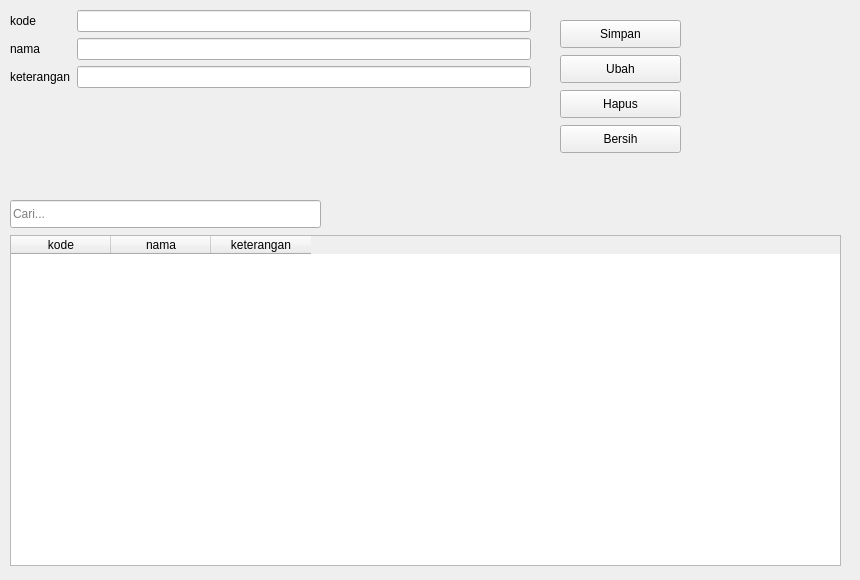
<?xml version="1.0" encoding="UTF-8"?>
<ui version="4.0">
 <class>FormJenis</class>
 <widget class="QWidget" name="FormJenis">
  <property name="geometry"><rect><x>0</x><y>0</y><width>860</width><height>580</height></rect></property>
  <property name="windowTitle"><string>Form Jenis</string></property>
  <widget class="QWidget" name="formLayoutWidget">
   <property name="geometry"><rect><x>10</x><y>10</y><width>521</width><height>175</height></rect></property>
   <layout class="QFormLayout" name="formLayout">
    <item row="0" column="0"><widget class="QLabel" name="lbl_kode"><property name="text"><string>kode</string></property></widget></item>
    <item row="0" column="1"><widget class="QLineEdit" name="edit_kode"/></item>
    <item row="1" column="0"><widget class="QLabel" name="lbl_nama"><property name="text"><string>nama</string></property></widget></item>
    <item row="1" column="1"><widget class="QLineEdit" name="edit_nama"/></item>
    <item row="2" column="0"><widget class="QLabel" name="lbl_keterangan"><property name="text"><string>keterangan</string></property></widget></item>
    <item row="2" column="1"><widget class="QLineEdit" name="edit_keterangan"/></item>
   </layout>
  </widget>
  <widget class="QPushButton" name="btnSimpan"><property name="geometry"><rect><x>560</x><y>20</y><width>121</width><height>28</height></rect></property><property name="text"><string>Simpan</string></property></widget>
  <widget class="QPushButton" name="btnUbah"><property name="geometry"><rect><x>560</x><y>55</y><width>121</width><height>28</height></rect></property><property name="text"><string>Ubah</string></property></widget>
  <widget class="QPushButton" name="btnHapus"><property name="geometry"><rect><x>560</x><y>90</y><width>121</width><height>28</height></rect></property><property name="text"><string>Hapus</string></property></widget>
  <widget class="QPushButton" name="btnBersih"><property name="geometry"><rect><x>560</x><y>125</y><width>121</width><height>28</height></rect></property><property name="text"><string>Bersih</string></property></widget>
  <widget class="QLineEdit" name="editCari"><property name="geometry"><rect><x>10</x><y>200</y><width>311</width><height>28</height></rect></property><property name="placeholderText"><string>Cari...</string></property></widget>
  <widget class="QTableWidget" name="table">
   <property name="geometry"><rect><x>10</x><y>235</y><width>831</width><height>331</height></rect></property>
   <property name="columnCount"><number>3</number></property>
   <property name="rowCount"><number>0</number></property>
   <column><property name="text"><string>kode</string></property></column>
   <column><property name="text"><string>nama</string></property></column>
   <column><property name="text"><string>keterangan</string></property></column>
  </widget>
 </widget>
 <resources/>
 <connections/>
</ui>
